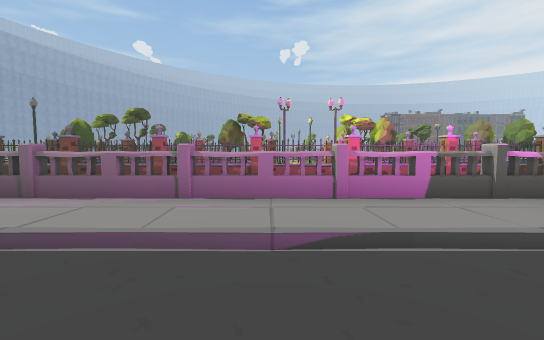
view 1 (above)

16 first-person views from a walk through a 3-D level made in the Unity game engine. The camera is 1.5 m above the floor, tilts 4° down and sees 90° across. The floor is counted in squares, 2 m on a side. Each view is taken from the middle of a square. On the plan, view 1 faces up. The plan holds only what a view shows up to about 10 squares ahead; the rest is blank. The place goes on beyond the plan. The player character is not drawn. Some surface patterns are stand-ins.

view 2
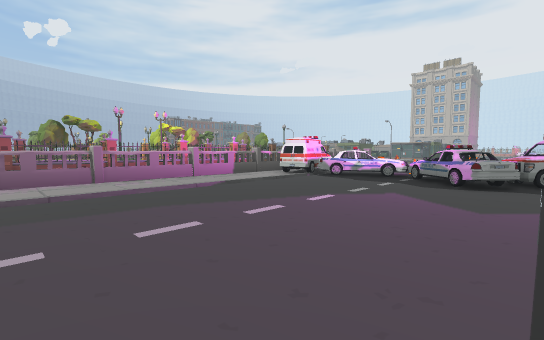

view 3
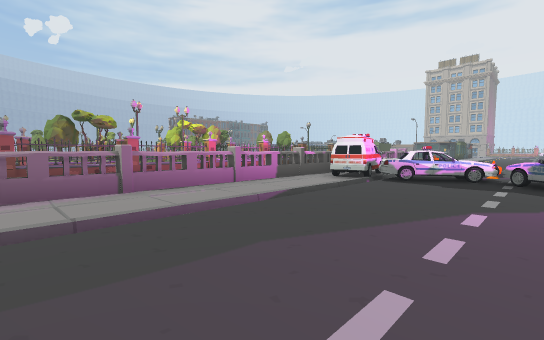

view 4
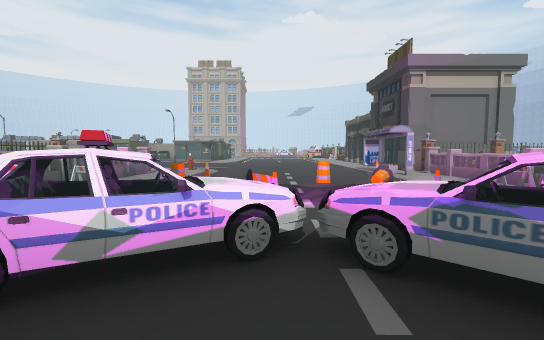

view 5
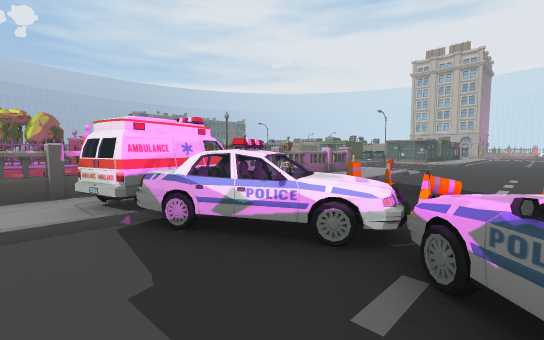

view 6
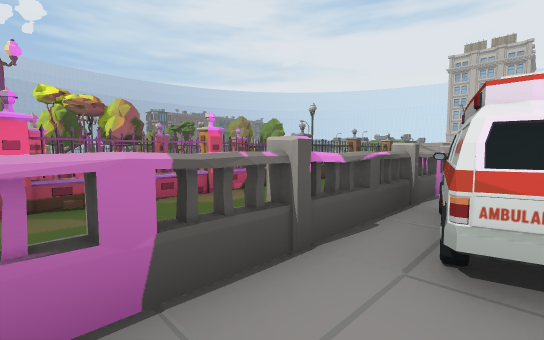

view 7
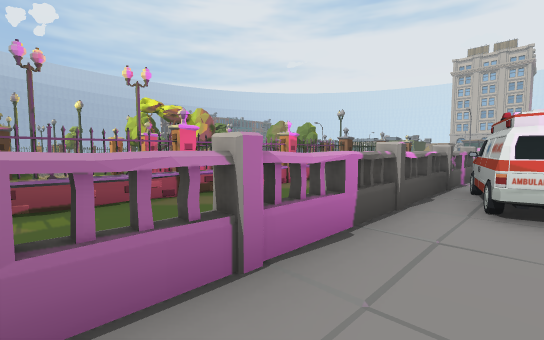

view 8
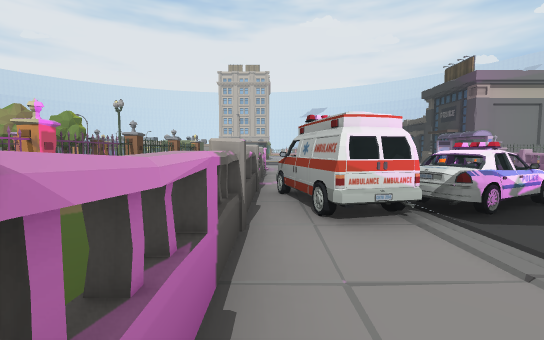

view 9
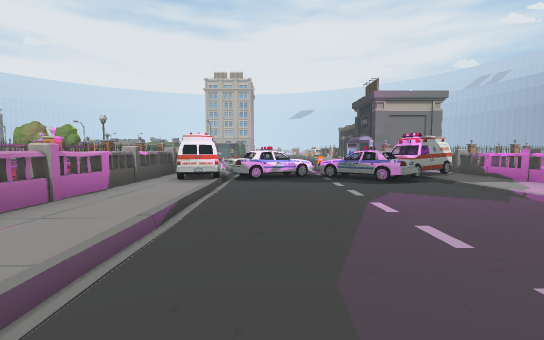

view 10
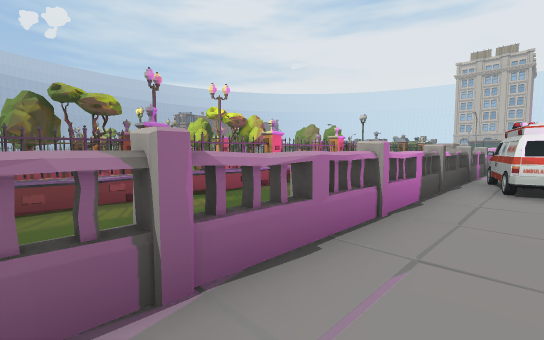

view 11
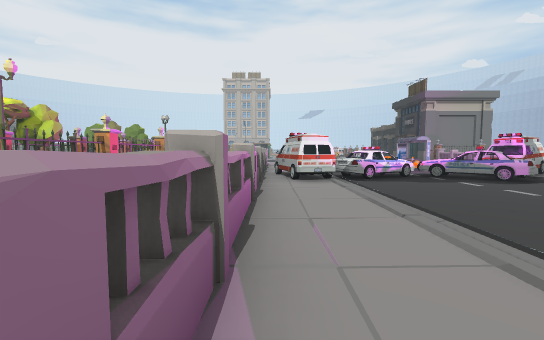

view 12
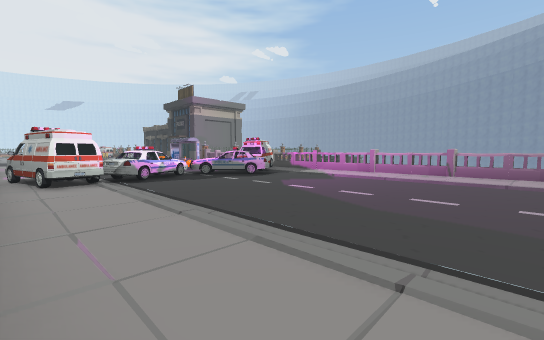

view 13
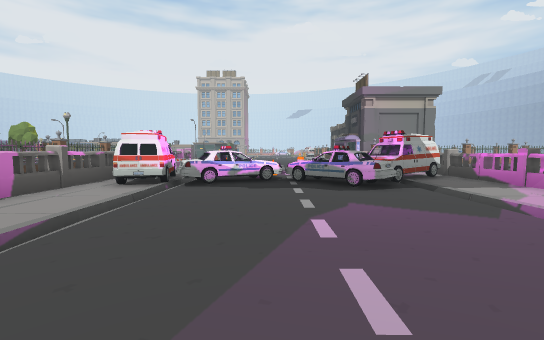

view 14
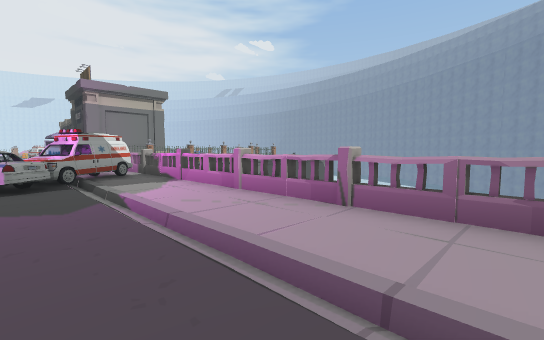

view 15
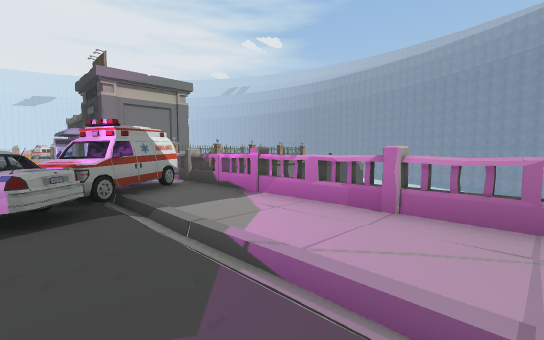

view 16
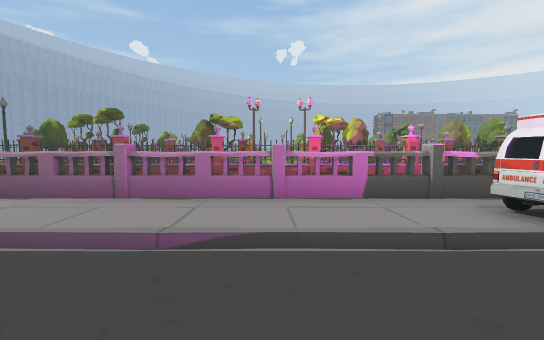

### Floor plan
Key: @ floor where view 1 was taken; # wall or solid block; x gap in a wall; . main floor; - floor 0.25 m lower than the main floor; / step, stairs or slope; = window, fence, low wall or low ledge; ≈ water the walk keeps out of; ^ raised ledge; v drop or lower ground; T tree; F fence; C car; N cone; O other object.
Columns run from 3 left of view 1 to 16 right of it. Each row starts with its distance up from view 1.
 15    O
 14    Ovv
 13     vv
 12    OvFT
 11    #
 10 #TT#  TT =#TT
  9 #F#F F##F#F##F
  8
  7 F##F#F##F#F##F#O
  6               OO
  5  =#=###= #  = =O
  4 ..=..=#.CC^^...
  3  . . . CCC.O
  2 ....=O.CC ONO-OO..
  1 ........C...O......
  0 ...@....CCNN........
 -1 ........C...N.......
 -2 .......CC.O N....
 -3 ////////C    O///
 -4         CC     OO
 -5 #......#..  ...OFO
 -6 vv≈vv≈vvvvv v xO

Positions as (right, up) in squares from view 1, and headings:
1: (0, 0), facing up
2: (-3, -3), facing up-right
3: (-3, -1), facing up-right
4: (3, 0), facing right
5: (3, -1), facing up-right
6: (2, 3), facing up-right
7: (0, 3), facing up-right
8: (1, 4), facing right
9: (-3, 1), facing right
10: (-2, 3), facing up-right
11: (-3, 4), facing right
12: (-3, 4), facing down-right
13: (-2, 0), facing right
14: (-3, -2), facing down-right
15: (0, -2), facing down-right
16: (1, 0), facing up
